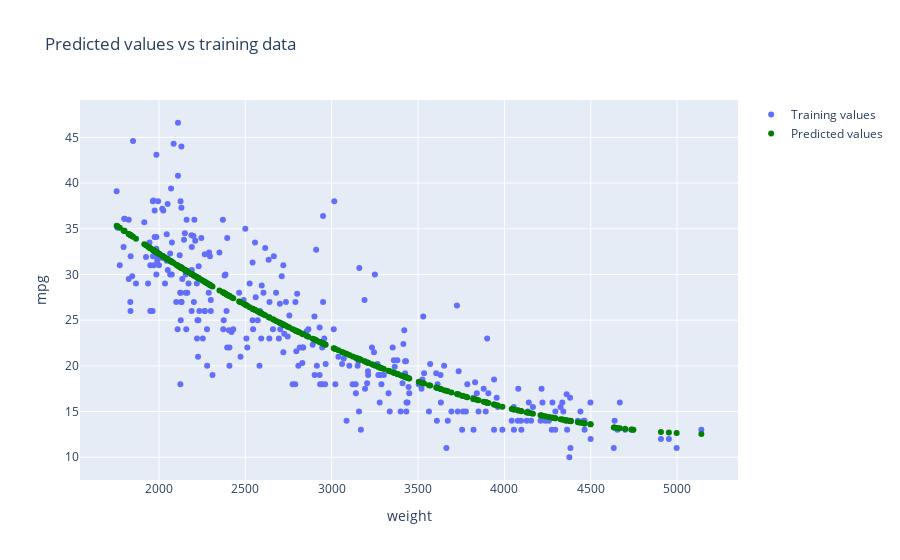

Source (notebook cell):
### Code cell
# Perform linear regression with poly features as the x input and get predicted values base on poly features
lr_poly = LinearRegression()
lr_poly.fit(poly_features, train_y)
predicted_values = lr_poly.predict(poly_features)

# Visualizing the predicted values and the actual y values
# Input the x and y values for the plot, the x and y will be the raw training data and labels from the data frame dataset. You can use train_x and train_y
# but you will need to use ravel plot using plotly 
training_data = go.Scatter(x=train_x.ravel(), y=train_y.ravel(), name='Training values',  mode='markers')
predicted_points = go.Scatter(x=train_x.ravel(), y=predicted_values.ravel(), name='Predicted values',  mode='markers', marker= {'color':'green'})

fig = go.Figure(data = [training_data, predicted_points])
fig.update_layout(title="Predicted values vs training data", xaxis_title="weight", yaxis_title="mpg")
fig.show()

### Figure 1 — Plotly figure (JSON) as saved in the notebook; plotly's stock layout.template omitted (floating-point values rounded to 4 significant figures; data arrays with more than 128 entries replaced by an {"elided": "..."} marker saying what was removed)
{"data": [{"mode": "markers", "name": "Training values", "type": "scatter", "x": {"elided": "313 int values"}, "y": {"elided": "313 float values"}}, {"marker": {"color": "green"}, "mode": "markers", "name": "Predicted values", "type": "scatter", "x": {"elided": "313 int values"}, "y": {"elided": "313 float values"}}], "layout": {"autosize": true, "title": {"text": "Predicted values vs training data"}, "xaxis": {"autorange": true, "range": [1556.0, 5339.0], "title": {"text": "weight"}, "type": "linear"}, "yaxis": {"autorange": true, "range": [7.319, 49.28], "title": {"text": "mpg"}, "type": "linear"}}}
